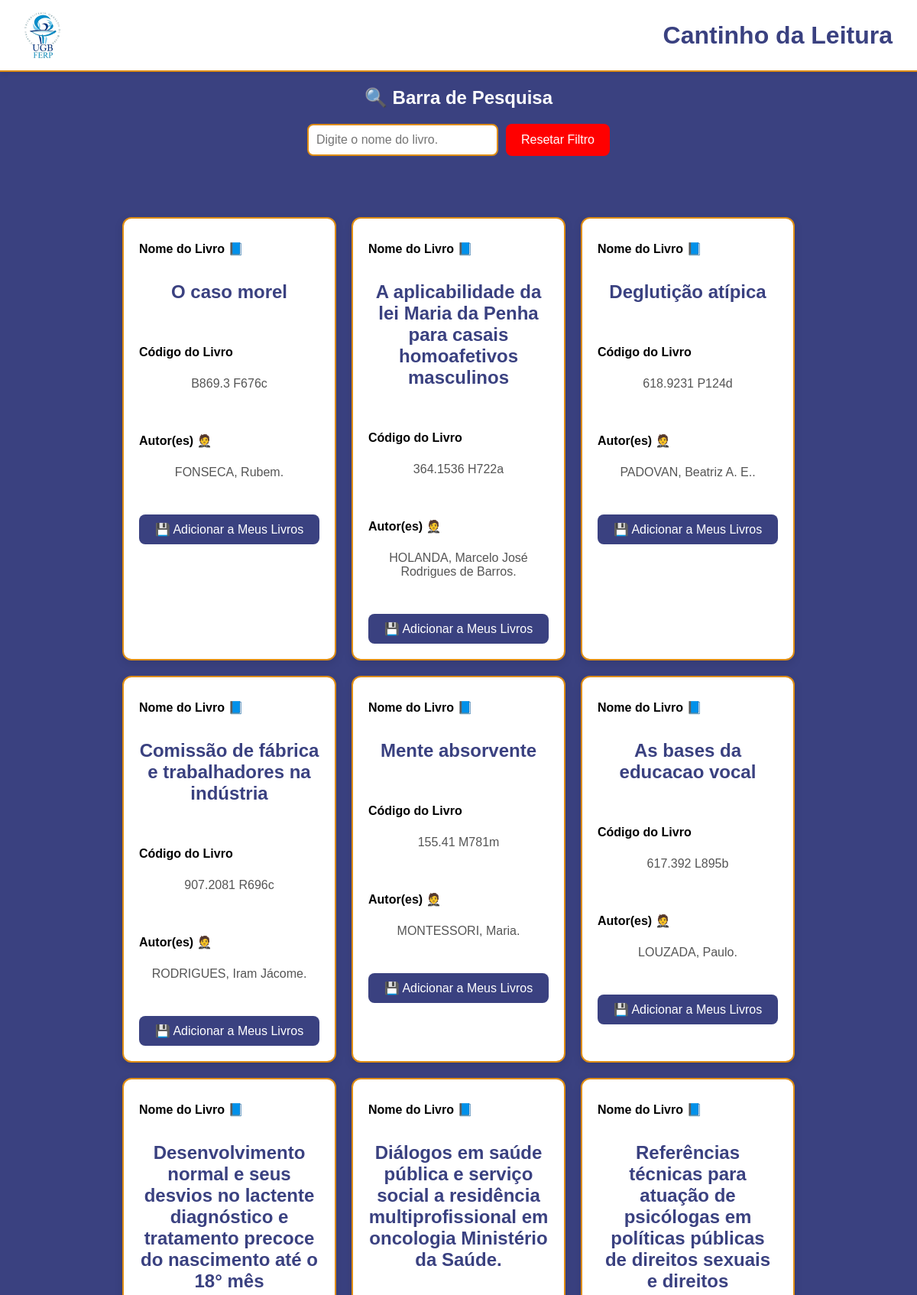
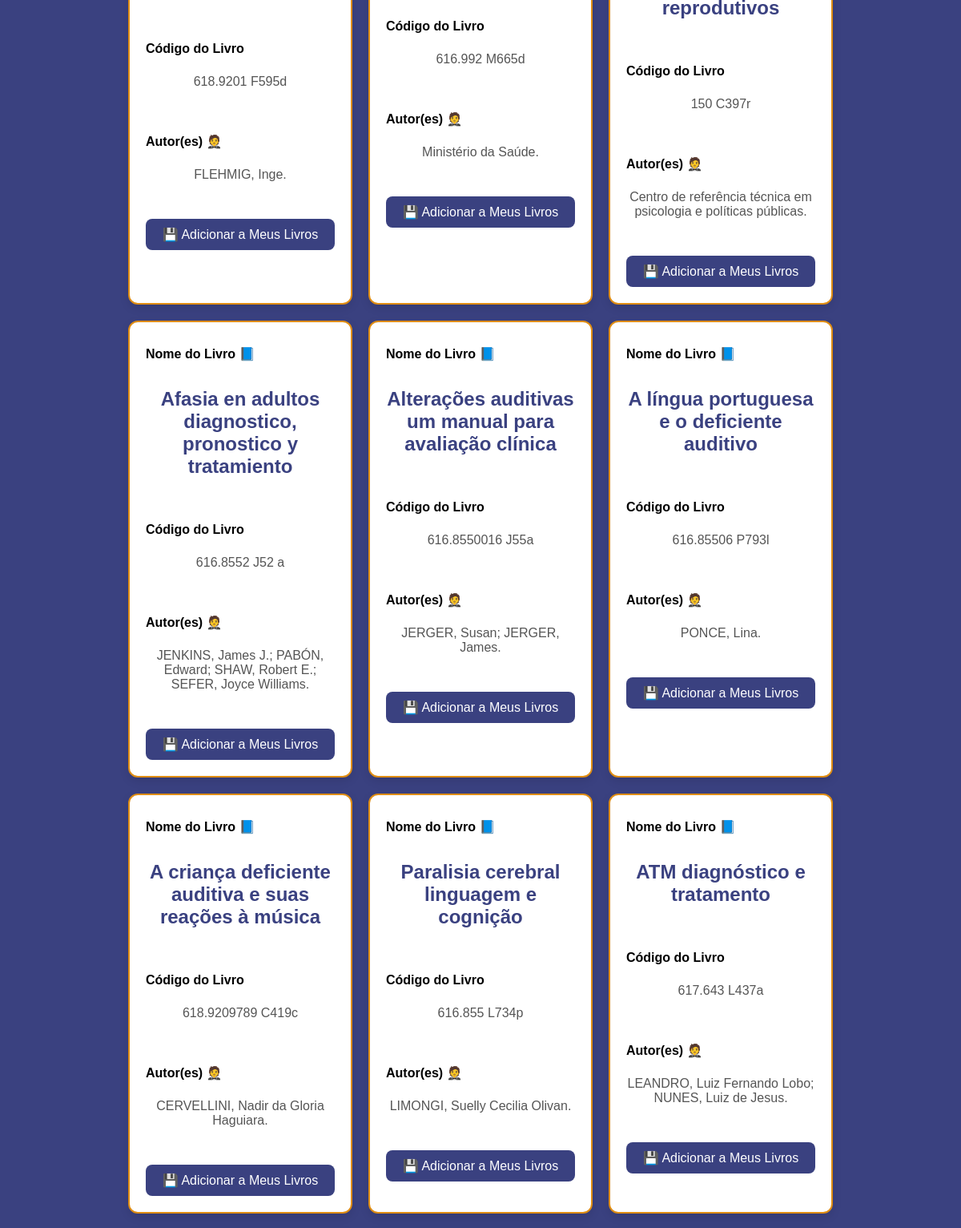
Page /busca/ (upper part) on the committed database (2 pictures, top to bottom).
### controle/models.py (models this page shows, shortened)
class Livro(models.Model):
 id_livro = models.AutoField(primary_key=True)
 nome_livro = models.CharField(max_length=250)
 nome_autor = models.CharField(max_length=250)
 codigo_livro = models.CharField(max_length=80, unique=True)

### controle/views.py (the view)
# urls.py: path('busca/',views.busca,name="busca"),
def busca(request):
 logado = Logado.objects.filter(logado=True)
 if len(logado) == 1:
  logado = Logado.objects.get(logado=True)
  livro = Livro.objects.all()
  leitura = Leitura.objects.filter(pessoa = logado.pessoa).order_by("id_leitura")
  for i in leitura:
   livro = livro.exclude(id_livro = i.livro.id_livro)
  if request.method =="POST":
   valor = (request.POST)
   if valor["tipo"] == "busca":
    logado = Logado.objects.get(logado=True)
    livro = Livro.objects.filter(nome_livro__contains=valor["identificar"])
    leitura = Leitura.objects.filter(pessoa = logado.pessoa).order_by("id_leitura")
    for i in leitura:
     livro = livro.exclude(id_livro = i.livro.id_livro)
    return render(request,"sites/Busca.html",{"livro":livro})
   if valor["tipo"] == "adicionar":
    logado = Logado.objects.get(logado=True)
    if len(Leitura.objects.filter(pessoa = logado.pessoa,livro=valor["identificar"])) == 0:
     p = Pessoa.objects.get(id_pessoa = logado.pessoa.id_pessoa)
     liv = Livro.objects.get(id_livro = valor["identificar"])
     l = Leitura(livro = liv,pessoa = p,pagina_atual = 1,nota=0)
     l.save()
     livro = Livro.objects.all()
     leitura = Leitura.objects.filter(pessoa = logado.pessoa).order_by("id_leitura")
     for i in leitura:
      livro = livro.exclude(id_livro = i.livro.id_livro)
     return redirect("minha_lista")
    else:
     logado = Logado.objects.get(logado=True)
     livro = Livro.objects.all()
     leitura = Leitura.objects.filter(pessoa = logado.pessoa).order_by("id_leitura")
     for i in leitura:
      livro = livro.exclude(id_livro = i.livro.id_livro)
     return render(request,"sites/Busca.html",{"livro":livro})
  else:
   livro = Livro.objects.all()
   leitura = Leitura.objects.filter(pessoa = logado.pessoa).order_by("id_leitura")
   for i in leitura:
    livro = livro.exclude(id_livro = i.livro.id_livro)
   return render(request,"sites/Busca.html",{"livro":livro})
 else:
  logado = Logado.objects.all()
  for i in logado:
   i.logado = False
   i.save()
  return render(request,"sites/Login.html")

### controle/templates/sites/Busca.html (shortened to what this page needs)
    <!DOCTYPE html>
    <html lang="pt-br">
    <head>
    </head>
    <body>
    <header>
        <img src="/static/images/ugblogo.png">
        <h1>Cantinho da Leitura</h1>
    </header>
<h2 style="text-align: center; margin: 20px 0;color:white;">🔍 Barra de Pesquisa</h2>
<form method="POST" class="search-form">
  <input type="text" name="identificar" placeholder="Digite o nome do livro." autocomplete="off">
  <button type="submit" class="reset-btn">Resetar Filtro</button>
</form>
      <main>
{% for i in livro%}
<div class="cardlista">
<form method="POST">
              <label for="id_nome_livro">Nome do Livro 📘</label><br>
              <h2>{{ i.nome_livro}}</h2><br><br>
              <label for="id_codigo">Código do Livro</label><br>
              <p>{{i.codigo_livro}}</p><br><br>
              <label for="id_autor">Autor(es) 🤵</label><br>
              <p>{{i.nome_autor}}</p><br><br>
          <button type="submit" style="align-item:end">💾 Adicionar a Meus Livros</button>
</form>
</div>
{%endfor%}
      </main>
    </body>
    </html>

### controle/templates/sites/Busca.html (style rules this page uses)
* { margin: 0; padding: 0; box-sizing: border-box; }
body { font-family: Arial, sans-serif; background: rgb(58, 65, 128); min-height: 100vh; display: flex; flex-direction: column; }
header { display: flex; align-items: center; justify-content: space-between; padding: 1rem 2rem; background: #fff; border-bottom: 2px solid #df8d13; box-shadow: 0 2px 6px rgba(0,0,0,0.1); }
header img { height: 60px; }
header h1 { color: rgb(58, 65, 128); font-size: 2rem; }
main { flex: 1; max-width: 1200px; margin: 30px auto; padding: 20px; display: flex; flex-wrap: wrap; gap: 20px; justify-content: center; }
.cardlista { background: #fff; padding: 20px; border-radius: 12px; box-shadow: 0 4px 12px rgba(0,0,0,0.1); text-align: center; width: 280px; transition: transform 0.3s ease, box-shadow 0.3s ease; border:2px solid #df8d13; }
.cardlista h2 { margin: 10px 0; color: rgb(58, 65, 128); }
.cardlista label { display: block; font-weight: bold; margin: 10px 0 5px; text-align: left; }
.cardlista p { margin-bottom: 10px; color: #555; }
.cardlista button { width: 100%; padding: 10px; background: rgb(58, 65, 128); color: #fff; border: none; border-radius: 8px; font-size: 1rem; cursor: pointer; transition: background 0.3s; }
.search-form { display: flex; justify-content: center; gap: 10px; margin-bottom: 30px; flex-wrap: wrap; }
.search-form input { padding: 10px; font-size: 1rem; border: 2px solid #df8d13; border-radius: 8px; min-width: 250px; transition: 0.3s; }
.reset-btn { padding: 10px 20px; background: red; color: #fff; border: none; border-radius: 8px; font-size: 1rem; cursor: pointer; transition: 0.3s ease; }

### rows in the picture
Livro: nome_livro "O caso morel", codigo_livro "B869.3 F676c", nome_autor "FONSECA, Rubem."
Livro: nome_livro "A aplicabilidade da lei Maria da Penha para casais homoafetivos masculinos", codigo_livro "364.1536 H722a", nome_autor "HOLANDA, Marcelo José Rodrigues de Barros."
Livro: nome_livro "Deglutição atípica", codigo_livro "618.9231 P124d", nome_autor "PADOVAN, Beatriz A. E.."
Livro: nome_livro "Comissão de fábrica e trabalhadores na indústria", codigo_livro "907.2081 R696c", nome_autor "RODRIGUES, Iram Jácome."
Livro: nome_livro "Mente absorvente", codigo_livro "155.41 M781m", nome_autor "MONTESSORI, Maria."
Livro: nome_livro "As bases da educacao vocal", codigo_livro "617.392 L895b", nome_autor "LOUZADA, Paulo."
Livro: nome_livro "Desenvolvimento normal e seus desvios no lactente diagnóstico e tratamento precoce do nascimento até o 18° mês", codigo_livro "618.9201 F595d", nome_autor "FLEHMIG, Inge."
Livro: nome_livro "Diálogos em saúde pública e serviço social a residência multiprofissional em oncologia Ministério da Saúde.", codigo_livro "616.992 M665d", nome_autor "Ministério da Saúde."
Livro: nome_livro "Referências técnicas para atuação de psicólogas em políticas públicas de direitos sexuais e direitos reprodutivos", codigo_livro "150 C397r", nome_autor "Centro de referência técnica em psicologia e políticas públicas."
Livro: nome_livro "Afasia en adultos diagnostico, pronostico y tratamiento", codigo_livro "616.8552 J52 a", nome_autor "JENKINS, James J.; PABÓN, Edward; SHAW, Robert E.; SEFER, Joyce Williams."
Livro: nome_livro "Alterações auditivas um manual para avaliação clínica", codigo_livro "616.8550016 J55a", nome_autor "JERGER, Susan; JERGER, James."
Livro: nome_livro "A língua portuguesa e o deficiente auditivo", codigo_livro "616.85506 P793l", nome_autor "PONCE, Lina."
Livro: nome_livro "A criança deficiente auditiva e suas reações à música", codigo_livro "618.9209789 C419c", nome_autor "CERVELLINI, Nadir da Gloria Haguiara."
Livro: nome_livro "Paralisia cerebral linguagem e cognição", codigo_livro "616.855 L734p", nome_autor "LIMONGI, Suelly Cecilia Olivan."
Livro: nome_livro "ATM diagnóstico e tratamento", codigo_livro "617.643 L437a", nome_autor "LEANDRO, Luiz Fernando Lobo; NUNES, Luiz de Jesus."
